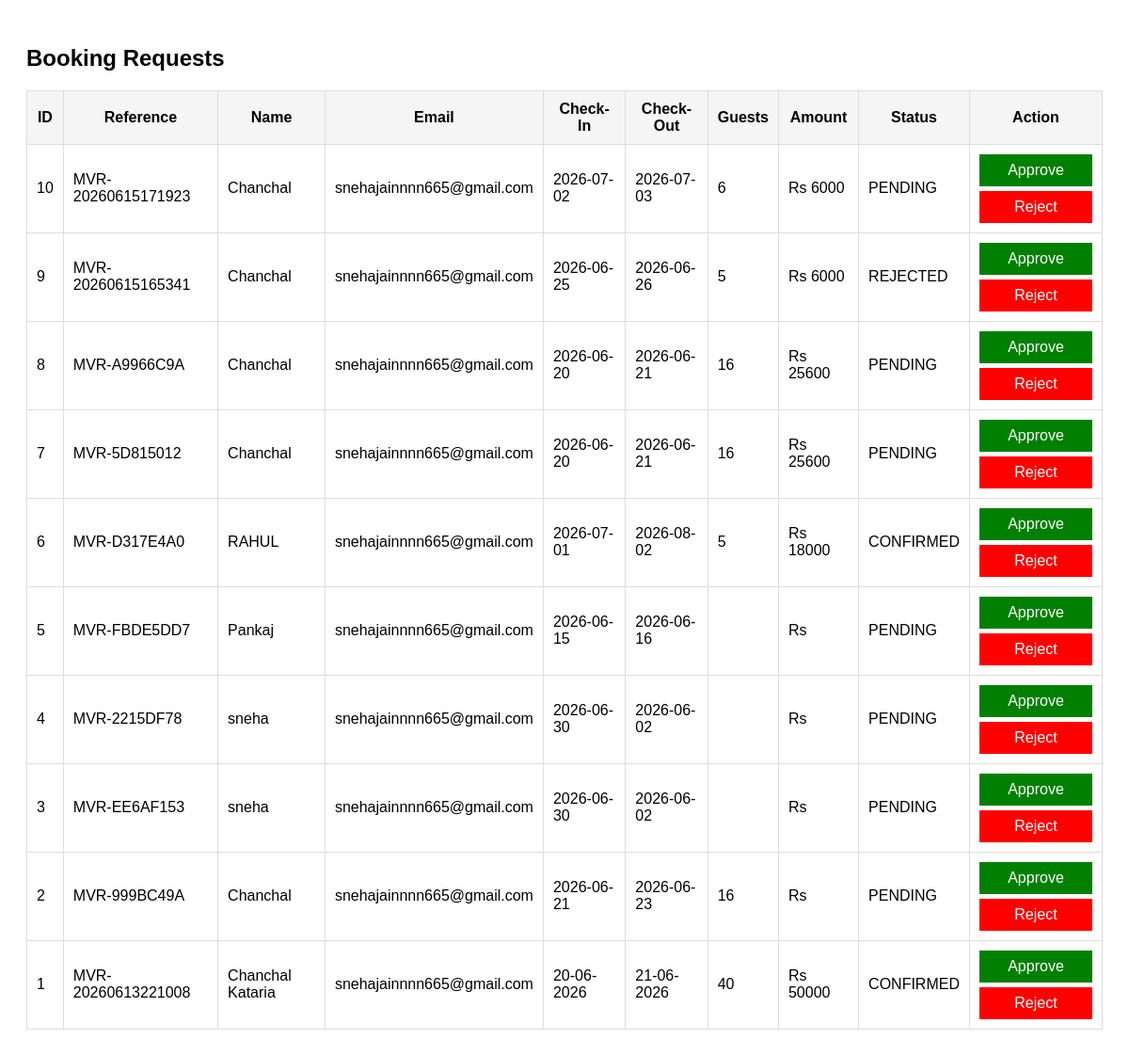
Screenshot of /admin/bookings (signed in) with the database file from the repository.
### tables this page shows
CREATE TABLE bookings (
          id INTEGER PRIMARY KEY AUTOINCREMENT,
          booking_reference TEXT,
          name TEXT,
          email TEXT,
          phone TEXT,
          checkin_date TEXT,
          checkout_date TEXT,
          guests INTEGER,
          rooms INTEGER,
          occupancy TEXT,
          meals TEXT,
          amount INTEGER,
          status TEXT,
          created_at TEXT
    );

### app.py (the view)
@app.route('/admin/bookings')
def admin_bookings():
    if not session.get('admin_logged_in'):
        return redirect('/admin/login')
    conn = sqlite3.connect("bookings.db")
    conn.row_factory = sqlite3.Row
    bookings = conn.execute(
        "SELECT * FROM bookings ORDER BY id DESC"
    ).fetchall()
    conn.close()
    return render_template(
        "admin_bookings.html",
        bookings=bookings
    )

### templates/admin_bookings.html (shortened to what this page needs)
<!DOCTYPE html>
<html>
<head>
</head>
<body>
<h2>Booking Requests</h2>
<table>
<tr>
    <th>ID</th>
    <th>Reference</th>
    <th>Name</th>
    <th>Email</th>
    <th>Check-In</th>
    <th>Check-Out</th>
    <th>Guests</th>
    <th>Amount</th>
    <th>Status</th>
    <th>Action</th>
</tr>
{% for booking in bookings %}
<tr>
<td>{{ booking.id }}</td>
<td>{{ booking.booking_reference }}</td>
<td>{{ booking.name }}</td>
<td>{{ booking.email }}</td>
<td>{{ booking.checkin_date }}</td>
<td>{{ booking.checkout_date }}</td>
<td>{{ booking.guests }}</td>
<td>Rs {{ booking.amount }}</td>
<td>{{ booking.status }}</td>
<td style="min-width:120px;">
<a class="approve"
href="/approve/{{ booking.id }}">
Approve
</a>
<a class="reject"
href="/reject/{{ booking.id }}">
Reject
</a>
</td>
</tr>
{% endfor %}
</table>
</body>
</html>

### templates/admin_bookings.html (style rules this page uses)
body { font-family: Arial; padding: 20px; }
table { width: 100%; border-collapse: collapse; }
th, td { border: 1px solid #ddd; padding: 10px; }
th { background: #f5f5f5; }
.approve { background: green; color: white; padding: 8px 12px; text-decoration: none; display: block; margin-bottom: 5px; text-align: center; }
.reject { background: red; color: white; padding: 8px 12px; text-decoration: none; display: block; text-align: center; }

### rows the page displays
bookings: id "10", booking_reference "MVR-20260615171923", name "Chanchal", email "snehajainnnn665@gmail.com", checkin_date "2026-07-02", checkout_date "2026-07-03", guests "6", amount "6000", status "PENDING"
bookings: id "9", booking_reference "MVR-20260615165341", name "Chanchal", email "snehajainnnn665@gmail.com", checkin_date "2026-06-25", checkout_date "2026-06-26", guests "5", amount "6000", status "REJECTED"
bookings: id "8", booking_reference "MVR-A9966C9A", name "Chanchal", email "snehajainnnn665@gmail.com", checkin_date "2026-06-20", checkout_date "2026-06-21", guests "16", amount "25600", status "PENDING"
bookings: id "7", booking_reference "MVR-5D815012", name "Chanchal", email "snehajainnnn665@gmail.com", checkin_date "2026-06-20", checkout_date "2026-06-21", guests "16", amount "25600", status "PENDING"
bookings: id "6", booking_reference "MVR-D317E4A0", name "RAHUL", email "snehajainnnn665@gmail.com", checkin_date "2026-07-01", checkout_date "2026-08-02", guests "5", amount "18000", status "CONFIRMED"
bookings: id "5", booking_reference "MVR-FBDE5DD7", name "Pankaj", email "snehajainnnn665@gmail.com", checkin_date "2026-06-15", checkout_date "2026-06-16", status "PENDING"
bookings: id "4", booking_reference "MVR-2215DF78", name "sneha", email "snehajainnnn665@gmail.com", checkin_date "2026-06-30", checkout_date "2026-06-02", status "PENDING"
bookings: id "3", booking_reference "MVR-EE6AF153", name "sneha", email "snehajainnnn665@gmail.com", checkin_date "2026-06-30", checkout_date "2026-06-02", status "PENDING"
bookings: id "2", booking_reference "MVR-999BC49A", name "Chanchal", email "snehajainnnn665@gmail.com", checkin_date "2026-06-21", checkout_date "2026-06-23", guests "16", status "PENDING"
bookings: id "1", booking_reference "MVR-20260613221008", name "Chanchal Kataria", email "snehajainnnn665@gmail.com", checkin_date "20-06-2026", checkout_date "21-06-2026", guests "40", amount "50000", status "CONFIRMED"
